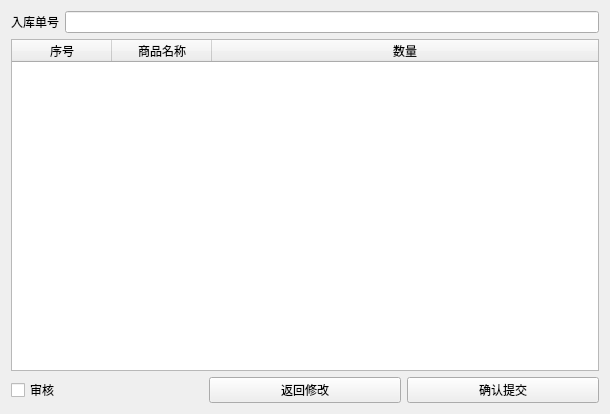
<?xml version="1.0" encoding="UTF-8"?>
<ui version="4.0">
 <class>Form</class>
 <widget class="QWidget" name="Form">
  <property name="geometry">
   <rect>
    <x>0</x>
    <y>0</y>
    <width>610</width>
    <height>414</height>
   </rect>
  </property>
  <property name="windowTitle">
   <string>Form</string>
  </property>
  <layout class="QVBoxLayout" name="verticalLayout">
   <item>
    <layout class="QHBoxLayout" name="horizontalLayout_2">
     <item>
      <widget class="QLabel" name="label">
       <property name="text">
        <string>入库单号</string>
       </property>
      </widget>
     </item>
     <item>
      <widget class="QLineEdit" name="lineEdit">
       <property name="readOnly">
        <bool>true</bool>
       </property>
      </widget>
     </item>
    </layout>
   </item>
   <item>
    <widget class="QTableWidget" name="tableWidget">
     <property name="editTriggers">
      <set>QAbstractItemView::NoEditTriggers</set>
     </property>
     <property name="selectionMode">
      <enum>QAbstractItemView::SingleSelection</enum>
     </property>
     <property name="selectionBehavior">
      <enum>QAbstractItemView::SelectRows</enum>
     </property>
     <attribute name="horizontalHeaderShowSortIndicator" stdset="0">
      <bool>false</bool>
     </attribute>
     <attribute name="horizontalHeaderStretchLastSection">
      <bool>true</bool>
     </attribute>
     <attribute name="verticalHeaderVisible">
      <bool>false</bool>
     </attribute>
     <column>
      <property name="text">
       <string>序号</string>
      </property>
     </column>
     <column>
      <property name="text">
       <string>商品名称</string>
      </property>
     </column>
     <column>
      <property name="text">
       <string>数量</string>
      </property>
     </column>
    </widget>
   </item>
   <item>
    <layout class="QHBoxLayout" name="horizontalLayout">
     <item>
      <widget class="QCheckBox" name="checkBox">
       <property name="text">
        <string>审核</string>
       </property>
      </widget>
     </item>
     <item>
      <widget class="QPushButton" name="back_Button">
       <property name="text">
        <string>返回修改</string>
       </property>
      </widget>
     </item>
     <item>
      <widget class="QPushButton" name="commit_Button">
       <property name="text">
        <string>确认提交</string>
       </property>
      </widget>
     </item>
    </layout>
   </item>
  </layout>
 </widget>
 <resources/>
 <connections/>
</ui>
